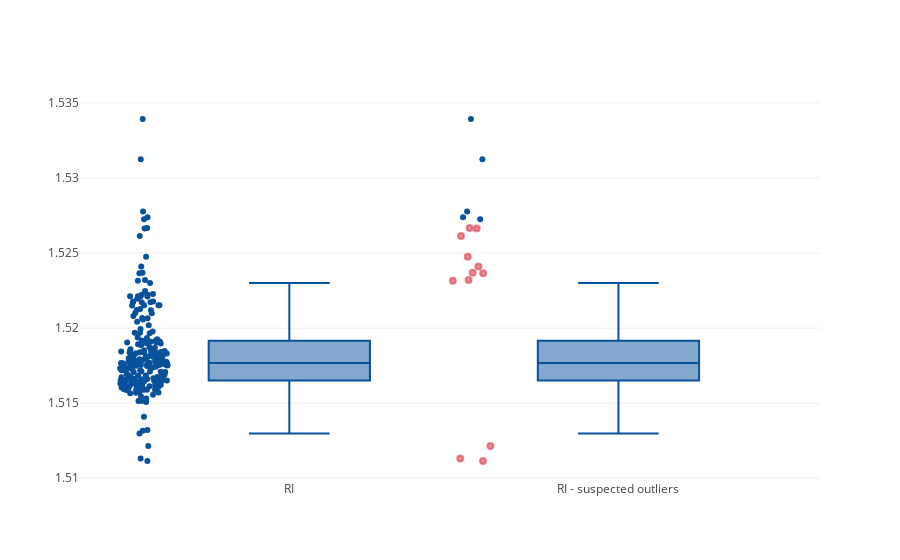

The notebook cell this image was saved under:
### Markdown cell above
## UIF / UOF - 1.5 * IQR rule

### Code cell
name = 'RI'
y = df_glass[name]

trace1 = go.Box(
    y=y,
    jitter=0.3,
    pointpos=-1.8,
    boxpoints = 'all',
    marker = dict(
        color = 'rgb(8,81,156)',
    ),
    name = name
)

trace2 = go.Box(
    y=y,
    jitter=0.3,
    pointpos=-1.8,
    boxpoints = 'suspectedoutliers',
    marker = dict(
        color = 'rgb(8,81,156)',
        outliercolor = 'rgba(219, 64, 82, 0.6)',
        line = dict(
            outliercolor = 'rgba(219, 64, 82, 0.6)',
            outlierwidth = 2)
    ),
    name = name + ' - suspected outliers'
)

data = [trace1, trace2]

layout = go.Layout(
    showlegend = False
)

fig = go.Figure(data=data, layout=layout)
iplot(fig, layout)

### Figure 1 — Plotly figure (JSON) as saved in the notebook; plotly's stock layout.template omitted (floating-point values rounded to 4 significant figures; data arrays with more than 128 entries replaced by an {"elided": "..."} marker saying what was removed)
{"data": [{"boxpoints": "all", "jitter": 0.3, "marker": {"color": "rgb(8,81,156)"}, "name": "RI", "pointpos": -1.8, "type": "box", "y": {"elided": "214 float values"}}, {"boxpoints": "suspectedoutliers", "jitter": 0.3, "marker": {"color": "rgb(8,81,156)", "line": {"outliercolor": "rgba(219, 64, 82, 0.6)", "outlierwidth": 2}, "outliercolor": "rgba(219, 64, 82, 0.6)"}, "name": "RI - suspected outliers", "pointpos": -1.8, "type": "box", "y": {"elided": "214 float values"}}], "layout": {"showlegend": false}}
